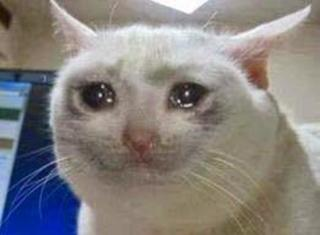
#> input picture zad5/sadcat.jpg, 320 x 235 px
$ python zad7.py
#> lines starting #> are read from the running program, lines starting #| are printed output that depends on the picture
import imutils
import cv2

image=cv2.imread("sadcat.jpg")
#> image is the input picture: shape (235, 320, 3); mean B, G, R 127.6, 129.9, 134.1

(h, w) = image.shape[:2]
#> h = 235; w = 320
(cX, cY) = (w // 2, h // 2)
#> cX = 160; cY = 117

M = cv2.getRotationMatrix2D((cX, cY), 60, 1.0)
rotatedWr = cv2.warpAffine(image, M, (w, h))
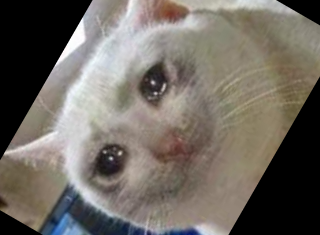
#> rotatedWr: shape (235, 320, 3); mean B, G, R 98.6, 106, 112

rotatedIm = imutils.rotate(image, 60)
cv2.imshow("ImmultisRotate", rotatedIm)
cv2.imshow("WrapAffine", rotatedWr)

cv2.waitKey()
